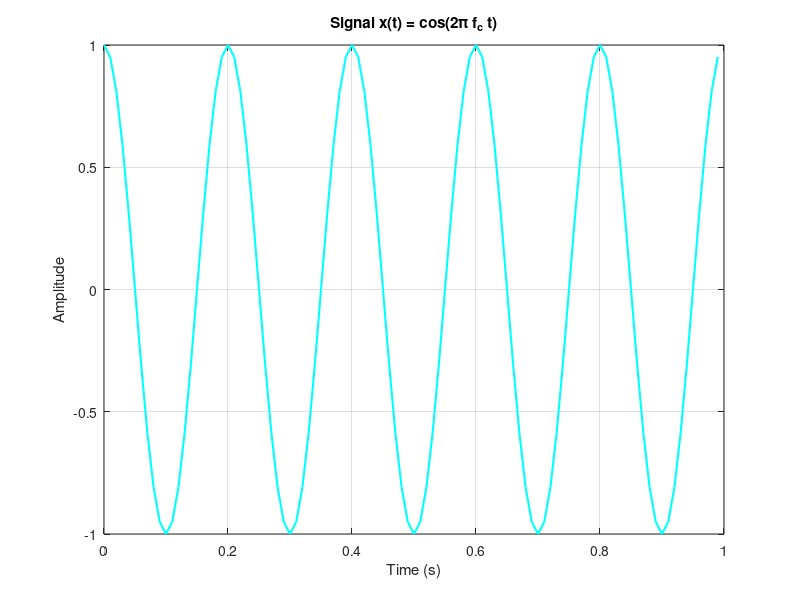
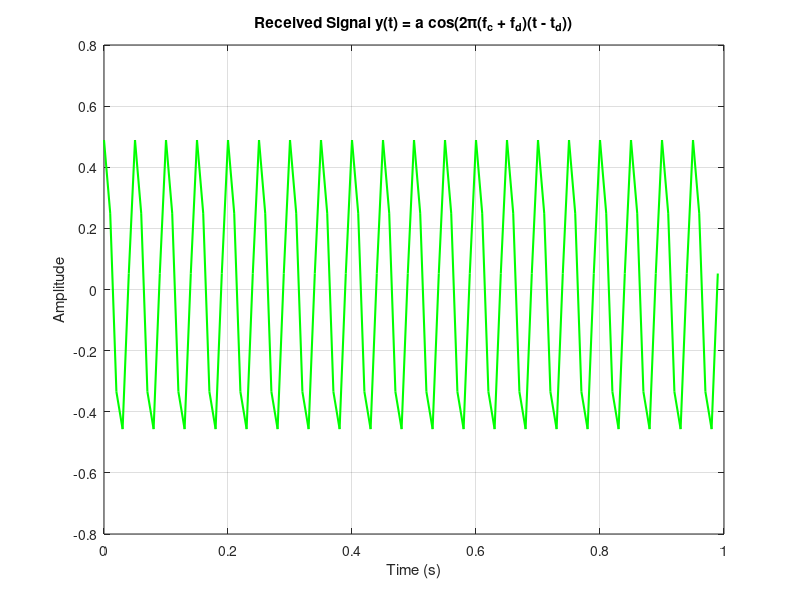

Write MATLAB code to recreate these figures, in order. (Note: this script raises an error after producing the figures.)
%%
clc
clear all
close all

%% PLOT SENT SIGNAL

f_s = 100;
f_c = 5;
t_start = 0;
t_end = 1;

t = linspace(t_start , t_end, f_s+1);
t(end) = [];

x_t = cos(2*pi*f_c*t);

figure;
plot(t, x_t, 'c', 'LineWidth', 1.5);
xlabel('Time (s)');
ylabel('Amplitude');
title('Signal x(t) = cos(2\pi f_c t)');
grid on;

%% PLOT RECEIVED SIGNAL

alpha = 0.5;
betha = 0.3;
c = 3e08;
R = 250000;
V = 180 * 1000 / 3600;
t_d = 2/c*R;
f_d = betha*V;
y_t = alpha * cos(2*pi*(f_c+f_d)*(t-t_d));

figure;
plot(t, y_t, 'g', 'LineWidth', 1.5);
xlabel('Time (s)');
ylabel('Amplitude');
title('Received Signal y(t) = a cos(2\pi(f_c + f_d)(t - t_d))');
grid on;

%% ESTIMATE VELOCITY AND DISTANCE USE RECEIVED SIGNAL

[estimated_V, estimated_R] = estimate_speed_and_distance(y_t, f_s, f_c, c , betha);
disp(['Estimated Velocity: ', num2str(estimated_V)])
disp(['Estimated Distance: ', num2str(estimated_R)])
fprintf('\n');

%% ESTIMATE VELOCITY AND DISTANCE USE RECEIVED SIGNAL, INCLUDED NOISE

noise_levels = 0:0.01:2;
v_detected = true(size(noise_levels));
R_detected = true(size(noise_levels));

for i = 1:length(noise_levels)
    noise = noise_levels(i) * randn(1, f_s);
    noisy_signal = y_t + noise;

    [found_V, found_R] = estimate_speed_and_distance(noisy_signal, f_s, f_c, c, betha);

    % disp(['Noise Level: ', num2str(noise_levels(i))]);
    % disp(['Estimated Velocity: ', num2str(found_V)]);
    % disp(['Estimated Distance: ', num2str(found_R)]);
    % disp('***************************************');

    if V ~= found_V
        v_detected(i) = false;
    end
    if R ~= found_R
        R_detected(i) = false;
    end
end

% Determine sensitivity
v_noise_limit = noise_levels(find(~v_detected, 1, 'first')); 
R_noise_limit = noise_levels(find(~R_detected, 1, 'first')); 

disp(['Velocity can be detected up to noise level: ', num2str(v_noise_limit)]);
disp(['Distance can be detected up to noise level: ', num2str(R_noise_limit)]);

if isempty(v_noise_limit)
    disp('Velocity detection is robust to the tested noise levels.');
end
if isempty(R_noise_limit)
    disp('Distance detection is robust to the tested noise levels.');
end

if ~isempty(v_noise_limit) && ~isempty(R_noise_limit)
    if v_noise_limit < R_noise_limit
        disp('Velocity is more sensitive to noise.');
    elseif R_noise_limit < v_noise_limit
        disp('Distance is more sensitive to noise.');
    else
        disp('Velocity and Distance are equally sensitive to noise.');
    end
end

fprintf('\n');

%% PLOT RECEIVED SIGNAL FROM TWO MOVING OBJECTS

alpha_1 = 0.5;
alpha_2 = 0.6;

betha = 0.3;
c = 3e08;

R_1 = 250000;
R_2 = 200000;

V_1 = 180 * 1000 / 3600;
V_2 = 216 * 1000 / 3600;

t_d_1 = 2/c*R_1;
t_d_2 = 2/c*R_2;

f_d_1 = betha*V_1;
f_d_2 = betha*V_2;

y_t_1 = alpha_1 * cos(2*pi*(f_c+f_d_1)*(t-t_d_1));
y_t_2 = alpha_2 * cos(2*pi*(f_c+f_d_2)*(t-t_d_2));
y_t = y_t_1 + y_t_2;

figure;
plot(t, y_t, 'm', 'LineWidth', 1.5);
xlabel('Time (s)');
ylabel('Amplitude');
title('Received Signal From 2 Moving Objects');
grid on;

%% ESTIMATE VELOCITY AND DISTANCE USE RECEIVED SIGNAL WITH 2 MOVING OBJECTS

[estimated_V_1, estimated_R_1, estimated_V_2, estimated_R_2] = estimate_speed_and_distance_for_two_objects(y_t, f_s, f_c, c , betha);
disp(['Estimated Velocity For Moving Object 1: ', num2str(estimated_V_1)])
disp(['Estimated Distance For Moving Object 1: ', num2str(estimated_R_1)])
fprintf('\n');
disp(['Estimated Velocity For Moving Object 2: ', num2str(estimated_V_2)])
disp(['Estimated Distance For Moving Object 2: ', num2str(estimated_R_2)])




